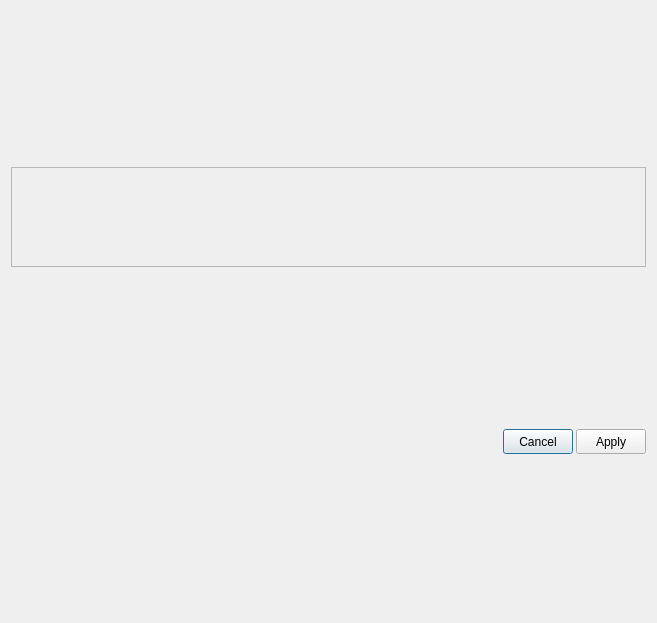
<?xml version="1.0" encoding="UTF-8"?>
<ui version="4.0">
 <class>SelectAlignmentReferenceWindow</class>
 <widget class="QDialog" name="SelectAlignmentReferenceWindow">
  <property name="geometry">
   <rect>
    <x>0</x>
    <y>0</y>
    <width>657</width>
    <height>623</height>
   </rect>
  </property>
  <property name="windowTitle">
   <string>Dialog</string>
  </property>
  <layout class="QVBoxLayout" name="verticalLayout">
   <item>
    <widget class="QScrollArea" name="scrollArea">
     <property name="minimumSize">
      <size>
       <width>0</width>
       <height>100</height>
      </size>
     </property>
     <property name="maximumSize">
      <size>
       <width>16777215</width>
       <height>100</height>
      </size>
     </property>
     <property name="widgetResizable">
      <bool>true</bool>
     </property>
     <widget class="QWidget" name="scrollAreaWidgetContents">
      <property name="geometry">
       <rect>
        <x>0</x>
        <y>0</y>
        <width>637</width>
        <height>98</height>
       </rect>
      </property>
      <layout class="QVBoxLayout" name="verticalLayout_3">
       <property name="leftMargin">
        <number>0</number>
       </property>
       <property name="topMargin">
        <number>0</number>
       </property>
       <property name="rightMargin">
        <number>0</number>
       </property>
       <property name="bottomMargin">
        <number>0</number>
       </property>
       <item>
        <layout class="QVBoxLayout" name="fileReferenceLayout"/>
       </item>
      </layout>
     </widget>
    </widget>
   </item>
   <item>
    <layout class="QHBoxLayout" name="wrapperLayout"/>
   </item>
   <item>
    <layout class="QHBoxLayout" name="horizontalLayout">
     <property name="spacing">
      <number>3</number>
     </property>
     <item>
      <spacer name="horizontalSpacer">
       <property name="orientation">
        <enum>Qt::Horizontal</enum>
       </property>
       <property name="sizeHint" stdset="0">
        <size>
         <width>40</width>
         <height>20</height>
        </size>
       </property>
      </spacer>
     </item>
     <item>
      <widget class="QPushButton" name="cancelButton">
       <property name="minimumSize">
        <size>
         <width>70</width>
         <height>25</height>
        </size>
       </property>
       <property name="maximumSize">
        <size>
         <width>70</width>
         <height>25</height>
        </size>
       </property>
       <property name="text">
        <string>Cancel</string>
       </property>
       <property name="flat">
        <bool>false</bool>
       </property>
      </widget>
     </item>
     <item>
      <widget class="QPushButton" name="applyButton">
       <property name="minimumSize">
        <size>
         <width>70</width>
         <height>25</height>
        </size>
       </property>
       <property name="maximumSize">
        <size>
         <width>70</width>
         <height>25</height>
        </size>
       </property>
       <property name="text">
        <string>Apply</string>
       </property>
      </widget>
     </item>
    </layout>
   </item>
  </layout>
 </widget>
 <resources/>
 <connections/>
</ui>
